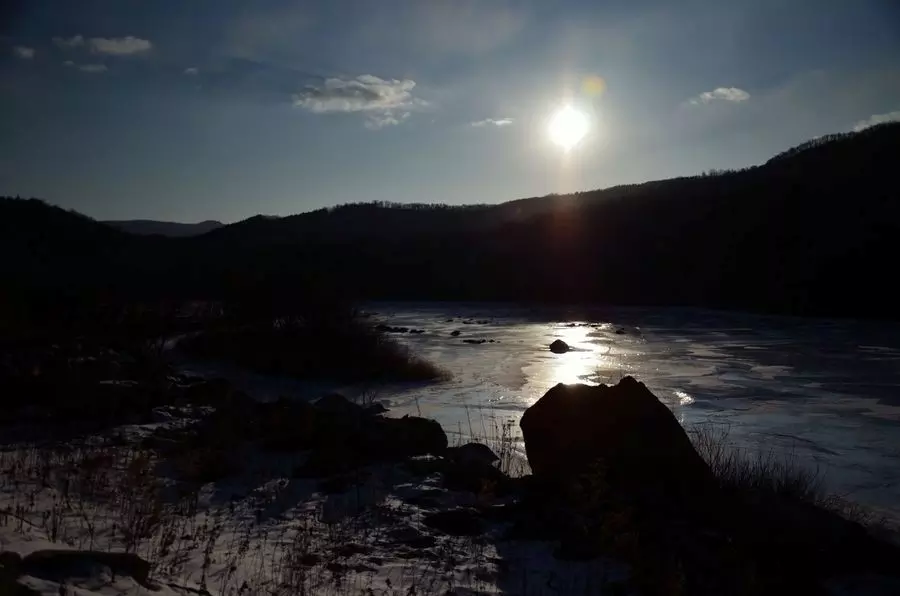
#> input picture Ass1/img1.png, 900 x 596 px, found by its file name
$ python Imp2.py
#> lines starting #> are read from the running program, lines starting #| are printed output that depends on the picture
import cv2
import numpy as np

# reading the image as is and storing it in a variable
img = cv2.imread('img1.png', cv2.IMREAD_COLOR)
#> img is the input picture: shape (596, 900, 3); mean B, G, R 52.6, 48.7, 46.4
# print(img.shape)

gamma = 0.60

#Applying the gamma correction formula using numpy array
#Scaling down to apply the formula and then, scaling up
#to range between 0 and 255 (integer)
gammaCorrectedArray = np.array( ((img/255)**gamma) * 255, dtype = 'uint8' )
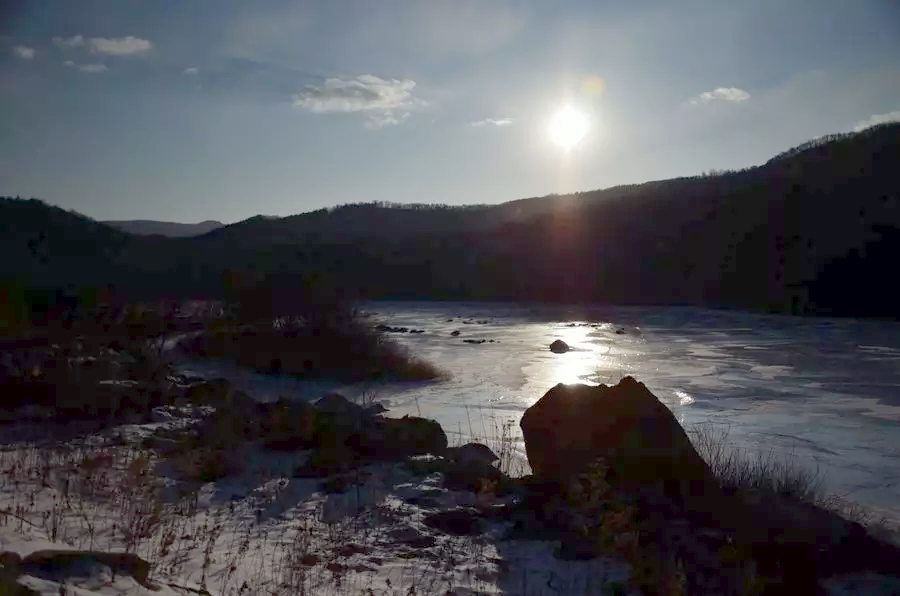
#> gammaCorrectedArray: shape (596, 900, 3); mean B, G, R 84.1, 78.5, 78.1
# print(gammaCorrectedArray.shape)
# print(gammaCorrectedArray)

cv2.imshow("img2_gamma", gammaCorrectedArray)

#if image processed correctly, it will be saved by pressing 's',
#otherwise quit the window
if cv2.waitKey(0) == ord('s'):
#> (key Esc is pressed here)
    cv2.imwrite("img2_gamma.png", gammaCorrectedArray)
    cv2.destroyAllWindows()
else:
    cv2.destroyAllWindows()

$ run again, with Ass1/3 - chromaticity.png copied over Ass1/img1.png
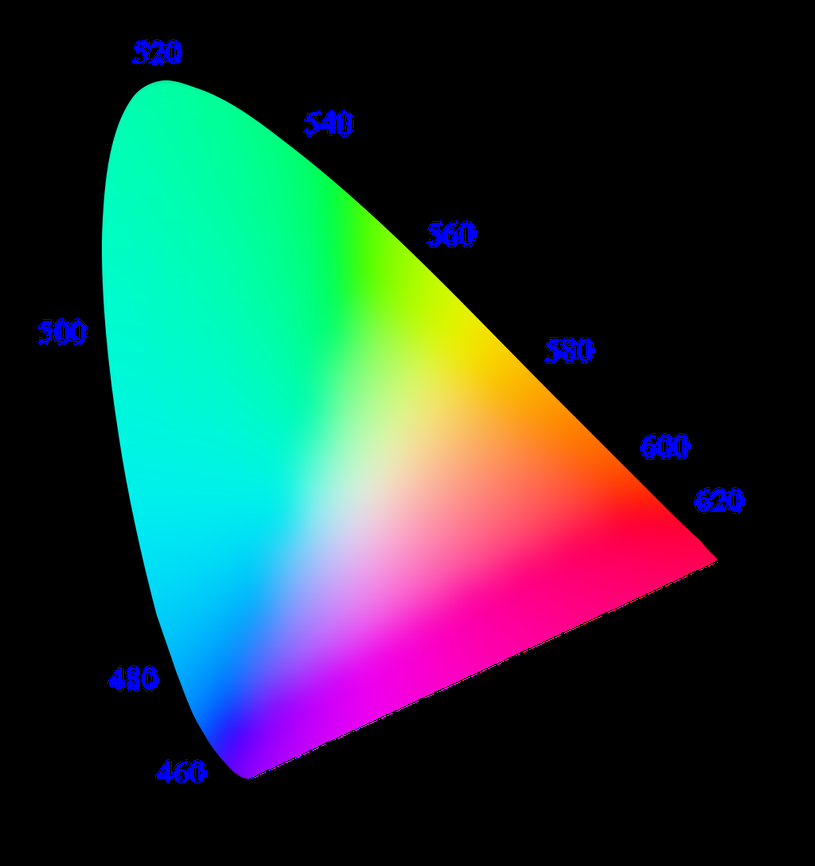
#> input picture Ass1/3 - chromaticity.png, 815 x 866 px, shrunk from 1024 x 1088 before the run, found by its file name
#> img is the input picture: shape (866, 815, 3); mean B, G, R 58.3, 59.3, 39.1
#> `gammaCorrectedArray = np.array( ((img/255)**gamma) * 255, dtype = 'uin..`:
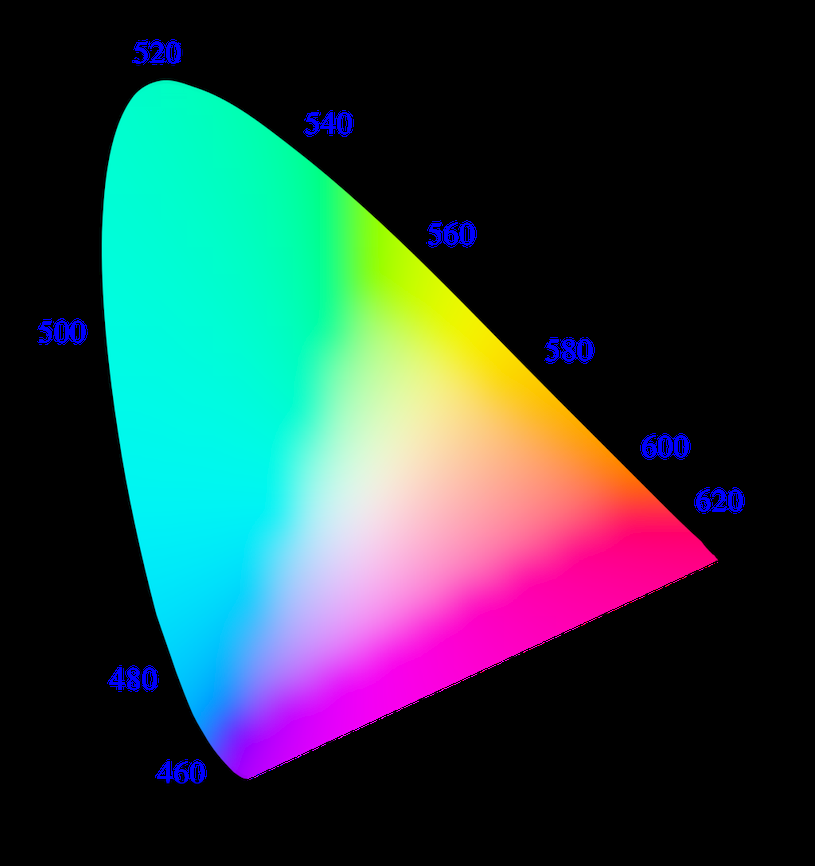
#> gammaCorrectedArray: shape (866, 815, 3); mean B, G, R 66.1, 63.9, 42.3

$ run again, with Ass1/selfie1.jpg saved as Ass1/img1.png
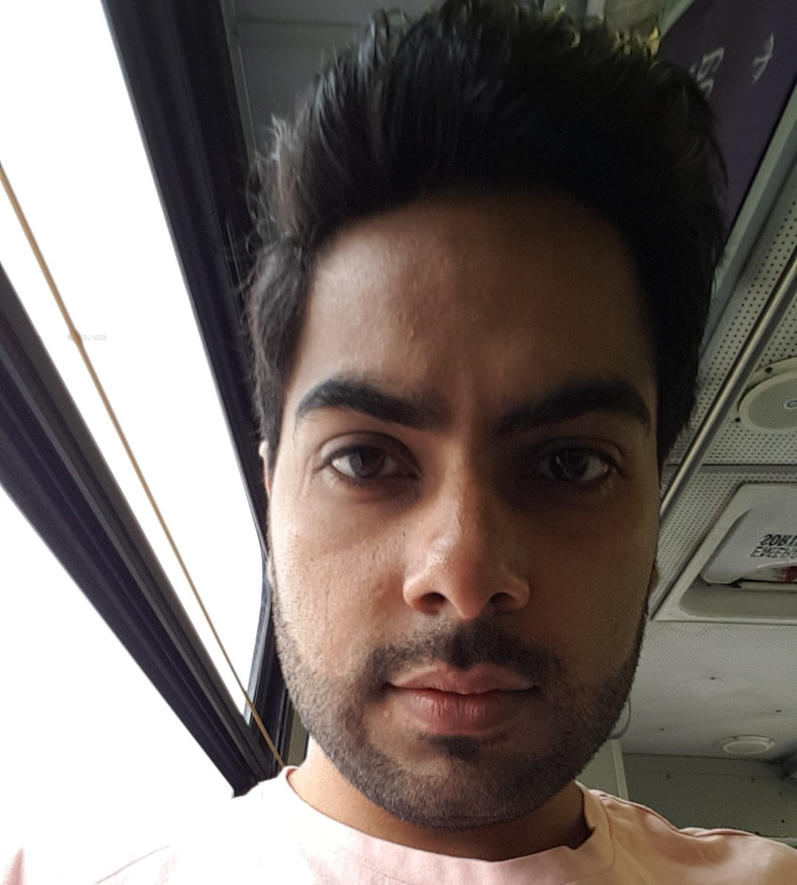
#> input picture Ass1/selfie1.jpg, 797 x 885 px, shrunk from 1080 x 1199 before the run, found by its file name
#> img is the input picture: shape (885, 797, 3); mean B, G, R 102.6, 107.2, 116.7
#> `gammaCorrectedArray = np.array( ((img/255)**gamma) * 255, dtype = 'uin..`:
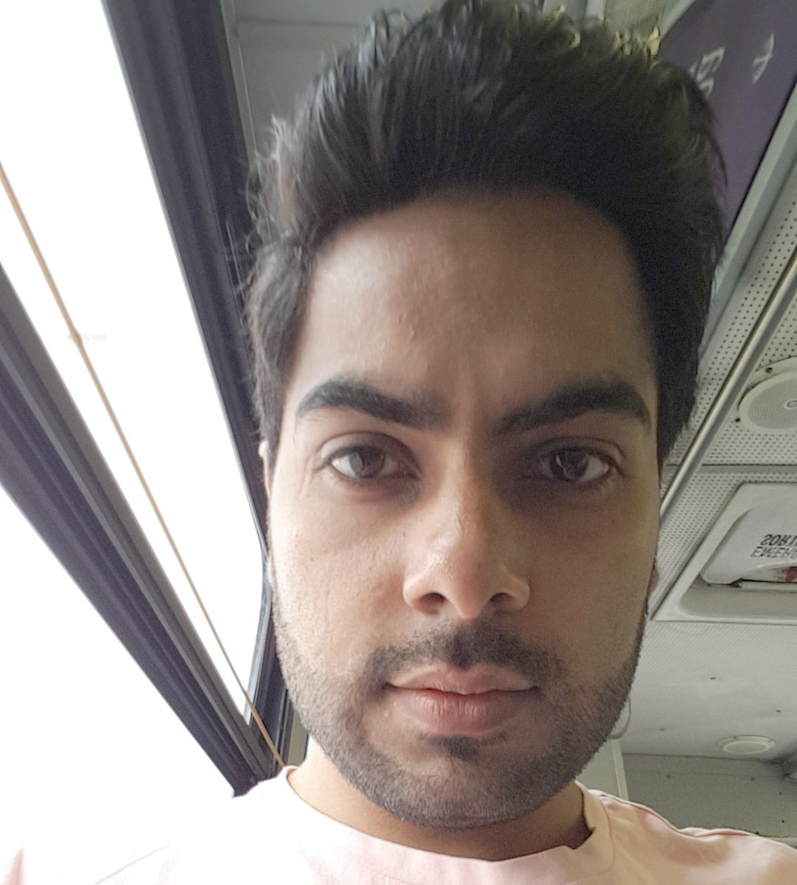
#> gammaCorrectedArray: shape (885, 797, 3); mean B, G, R 133.9, 138.2, 147.2
